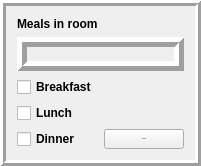
           <widget class="QFrame" name="frame_3">
            <property name="sizePolicy">
             <sizepolicy hsizetype="Preferred" vsizetype="Preferred">
              <horstretch>0</horstretch>
              <verstretch>0</verstretch>
             </sizepolicy>
            </property>
            <property name="frameShape">
             <enum>QFrame::Box</enum>
            </property>
            <property name="frameShadow">
             <enum>QFrame::Raised</enum>
            </property>
            <property name="lineWidth">
             <number>3</number>
            </property>
            <layout class="QGridLayout" name="gridLayout_16">
             <item row="9" column="0">
              <widget class="QCheckBox" name="checkBox_3">
               <property name="font">
                <font>
                 <weight>75</weight>
                 <bold>true</bold>
                </font>
               </property>
               <property name="text">
                <string>Breakfast</string>
               </property>
              </widget>
             </item>
             <item row="0" column="0">
              <widget class="QLabel" name="label_41">
               <property name="sizePolicy">
                <sizepolicy hsizetype="Preferred" vsizetype="Maximum">
                 <horstretch>0</horstretch>
                 <verstretch>0</verstretch>
                </sizepolicy>
               </property>
               <property name="font">
                <font>
                 <weight>75</weight>
                 <bold>true</bold>
                </font>
               </property>
               <property name="text">
                <string>Meals in room</string>
               </property>
              </widget>
             </item>
             <item row="5" column="0" rowspan="3" colspan="2">
              <widget class="QLabel" name="label_23">
               <property name="frameShape">
                <enum>QFrame::Box</enum>
               </property>
               <property name="frameShadow">
                <enum>QFrame::Raised</enum>
               </property>
               <property name="lineWidth">
                <number>5</number>
               </property>
               <property name="text">
                <string/>
               </property>
               <property name="pixmap">
                <pixmap resource="check_in.qrc">:/newPrefix/check in_qrc/LKIHNL.png</pixmap>
               </property>
               <property name="scaledContents">
                <bool>true</bool>
               </property>
              </widget>
             </item>
             <item row="10" column="0">
              <widget class="QCheckBox" name="checkBox">
               <property name="font">
                <font>
                 <weight>75</weight>
                 <bold>true</bold>
                </font>
               </property>
               <property name="text">
                <string>Lunch</string>
               </property>
              </widget>
             </item>
             <item row="11" column="0">
              <widget class="QCheckBox" name="checkBox_2">
               <property name="font">
                <font>
                 <weight>75</weight>
                 <bold>true</bold>
                </font>
               </property>
               <property name="text">
                <string>Dinner</string>
               </property>
              </widget>
             </item>
             <item row="11" column="1">
              <widget class="QPushButton" name="pushButton_5">
               <property name="sizePolicy">
                <sizepolicy hsizetype="Preferred" vsizetype="Preferred">
                 <horstretch>0</horstretch>
                 <verstretch>0</verstretch>
                </sizepolicy>
               </property>
               <property name="minimumSize">
                <size>
                 <width>52</width>
                 <height>0</height>
                </size>
               </property>
               <property name="font">
                <font>
                 <pointsize>-1</pointsize>
                </font>
               </property>
               <property name="text">
                <string>Ask Now</string>
               </property>
              </widget>
             </item>
            </layout>
           </widget>
